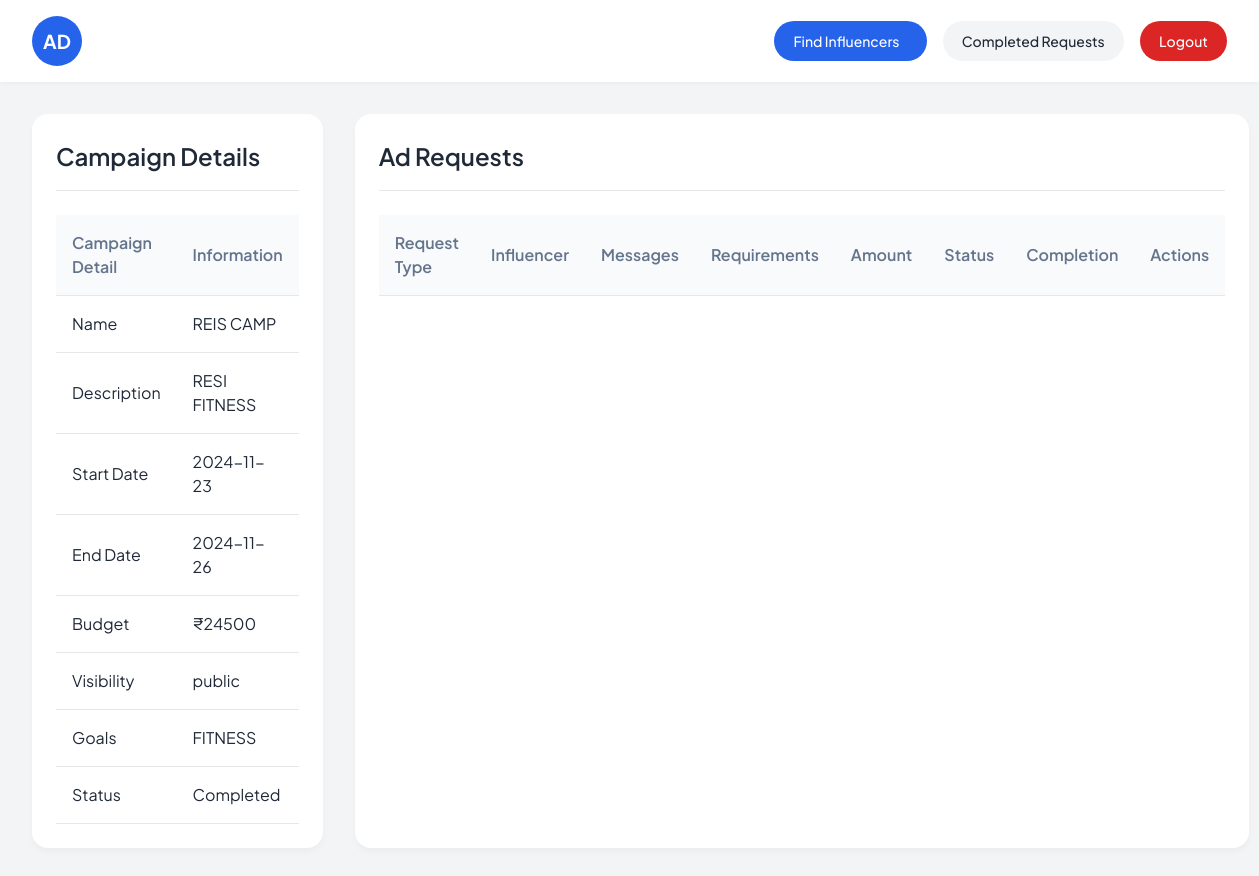
Screenshot of /sponsor/view_completed_campaign/3 (signed in) with the database file from the repository.
### Collabify/models.py (models this page shows)
class Campaign(db.Model):
    __tablename__ = "campaign"
    id = db.Column(db.Integer, primary_key=True)
    name = db.Column(db.String(40), nullable=False)
    description = db.Column(db.Text, nullable=False)
    start_date = db.Column(db.Date, nullable=False)
    end_date = db.Column(db.Date, nullable=False)
    budget = db.Column(db.Integer, nullable=False)
    visibility = db.Column(db.String(10), nullable=False)  # 'public' or 'private'
    goals = db.Column(db.Text, nullable=False)
    niche = db.Column(db.String(40), nullable=False)
    status = db.Column(db.String(20), nullable=False, default="Incomplete")
    flagged = db.Column(db.Boolean, default=False)
    user_id = db.Column(db.Integer, db.ForeignKey("user.id"), nullable=False)
    ad_requests = db.relationship(
        "AdRequest", backref="campaign", cascade="all, delete-orphan"
    )
    campaign_requests = db.relationship(
        "campaignRequest", backref="campaign", cascade="all, delete-orphan"
    )

### Collabify/sponsor.py (the view, shortened to what this page needs)
@sponsor.route("/view_completed_campaign/<int:campaign_id>")
@role_required("Sponsor")
@login_required
def view_completed_campaign(campaign_id):
    campaign = Campaign.query.get_or_404(campaign_id)
    campaignRequests = (
        campaignRequest.query.filter_by(campaign_id=campaign_id)
        .order_by(desc(campaignRequest.id))
        .all()
    )
    campaign_requests_with_details = []
    for campaign_request in campaignRequests:
        influencer = Influencer.query.get(campaign_request.influencer_id)
        if influencer:
            influencer_name = influencer.name
            campaign_requests_with_details.append(
                {
                    "request": campaign_request,
                    "influencer_name": influencer_name,
                    "request_type": "Received",
                }
            )
        else:
            flash("Influencer not found", category="error")
    adrequests = (
        AdRequest.query.filter_by(campaign_id=campaign_id)
        .order_by(desc(AdRequest.id))
        .all()
    )
    sent_requests_with_details = []
    return render_template(
        "Sponsor/view_completed_campaign.html",
        campaign=campaign,
        user=current_user,
        ad_requests=sent_requests_with_details,
        campaign_requests=campaign_requests_with_details,
    )

### Collabify/views.py (called while the page is built)
def role_required(role):
    def decorator(f):
        @wraps(f)
        def decorated_function(*args, **kwargs):
            if current_user.role != role:
                abort(403)
            return f(*args, **kwargs)
        return decorated_function
    return decorator

### Collabify/templates/Sponsor/view_completed_campaign.html (shortened to what this page needs)
{% extends "base.html" %}
{% block content %}
<nav class="top-nav">
  <div class="brand">
    <a href="{{ url_for('sponsor.dashboard') }}" class="brand-logo">AD</a>
  </div>
  <div class="nav-actions">
    {% if campaign.flagged == False and user.flagged == False %}
    <a href="{{ url_for('sponsor.browse_influencers', campaign_id=campaign.id) }}" class="nav-btn primary-btn">
      Find Influencers
    </a>
    {% endif %}
    <a href="{{url_for('sponsor.view_completed_ad_requests', campaign_id=campaign.id)}}" class="nav-btn secondary-btn">
      Completed Requests
    </a>
    <a href="{{ url_for('views.logout') }}" class="nav-btn danger-btn">Logout</a>
  </div>
</nav>
<div class="dashboard-container">
  <div class="campaign-card">
    <div class="card-header">
      <h1>Campaign Details</h1>
    </div>
    <table class="campaign-table">
      <tbody>
        <tr>
          <th>Campaign Detail</th>
          <th>Information</th>
        </tr>
        <tr>
          <td>Name</td>
          <td>{{ campaign.name }}</td>
        </tr>
        <tr>
          <td>Description</td>
          <td>{{ campaign.description }}</td>
        </tr>
        <tr>
          <td>Start Date</td>
          <td>{{ campaign.start_date.strftime('%Y-%m-%d') }}</td>
        </tr>
        <tr>
          <td>End Date</td>
          <td>{{ campaign.end_date.strftime('%Y-%m-%d') }}</td>
        </tr>
        <tr>
          <td>Budget</td>
          <td>₹{{ campaign.budget }}</td>
        </tr>
        <tr>
          <td>Visibility</td>
          <td>{{ campaign.visibility }}</td>
        </tr>
        <tr>
          <td>Goals</td>
          <td>{{ campaign.goals }}</td>
        </tr>
        <tr>
          <td>Status</td>
          <td>{{ campaign.status }}</td>
        </tr>
      </tbody>
    </table>
  </div>
  <div class="campaign-card">
    <div class="card-header">
      <h1>Ad Requests</h1>
    </div>
    <table class="requests-table">
      <thead>
        <tr>
          <th>Request Type</th>
          <th>Influencer</th>
          <th>Messages</th>
          <th>Requirements</th>
          <th>Amount</th>
          <th>Status</th>
          <th>Completion</th>
          <th>Actions</th>
        </tr>
      </thead>
    </table>
  </div>
</div>
{% endblock %}

### Collabify/static/css/main.css (style rules this page uses)
html, :host { line-height: 1.5; -webkit-text-size-adjust: 100%; -moz-tab-size: 4; -o-tab-size: 4; tab-size: 4; font-family: ui-sans-serif, system-ui, sans-serif, "Apple Color Emoji", "Segoe UI Emoji", "Segoe UI Symbol", "Noto Color Emoji"; font-feature-settings: normal; font-variation-settings: normal; -webkit-tap-highlight-color: transparent; }
body { margin: 0; line-height: inherit; }
h1, h2, h3, h4, h5, h6 { font-size: inherit; font-weight: inherit; }
a { color: inherit; text-decoration: inherit; }
table { text-indent: 0; border-color: inherit; border-collapse: collapse; }
blockquote, dl, dd, h1, h2, h3, h4, h5, h6, hr, figure, p, pre { margin: 0; }
* { margin: 0; padding: 0; }

### Collabify/static/src/input.css (style rules this page uses)
* { margin: 0; padding: 0; }

### Collabify/templates/Sponsor/view_completed_campaign.html (style rules this page uses)
* { margin: 0; padding: 0; box-sizing: border-box; }
body { font-family: 'Plus Jakarta Sans', sans-serif; background-color: #f3f4f6; color: #1f2937; }
.top-nav { background: white; padding: 1rem 2rem; display: flex; justify-content: space-between; align-items: center; box-shadow: 0 2px 4px rgba(0,0,0,0.03); position: sticky; top: 0; z-index: 100; animation: slideDown 0.5s ease-out; }
.brand { display: flex; align-items: center; gap: 1rem; }
.brand-logo { background: #2563eb; color: white; width: 50px; height: 50px; border-radius: 50%; display: flex; align-items: center; justify-content: center; font-weight: 700; font-size: 1.2rem; text-decoration: none; }
.nav-actions { display: flex; gap: 1rem; }
.nav-btn { padding: 0.6rem 1.2rem; border-radius: 9999px; border: none; font-weight: 500; font-size: 0.875rem; cursor: pointer; transition: all 0.3s ease; text-decoration: none; display: inline-flex; align-items: center; gap: 0.5rem; }
.primary-btn { background: #2563eb; color: white; }
.secondary-btn { background: #f3f4f6; color: #1f2937; }
.danger-btn { background: #dc2626; color: white; }
.dashboard-container { max-width: 1400px; margin: 0 auto; padding: 2rem; display: grid; grid-template-columns: 1fr 2fr; gap: 2rem; }
.campaign-card { background: white; border-radius: 1rem; padding: 1.5rem; box-shadow: 0 4px 6px rgba(0,0,0,0.03); animation: fadeIn 0.5s ease-out; }
.card-header { margin-bottom: 1.5rem; padding-bottom: 1rem; border-bottom: 1px solid #e5e7eb; }
.card-header h1 { font-size: 1.5rem; font-weight: 600; color: #1f2937; }
.campaign-table { width: 100%; border-collapse: collapse; }
.campaign-table th, .campaign-table td { padding: 1rem; text-align: left; border-bottom: 1px solid #e5e7eb; }
.campaign-table th { font-weight: 600; color: #64748b; background: #f8fafc; }
.requests-table { width: 100%; border-collapse: collapse; }
.requests-table th, .requests-table td { padding: 1rem; text-align: left; border-bottom: 1px solid #e5e7eb; }
.requests-table th { background: #f8fafc; font-weight: 600; color: #64748b; }

### rows the page displays
Campaign: name "REIS CAMP", description "RESI FITNESS", start_date "2024-11-23", end_date "2024-11-26", budget "24500", visibility "public", goals "FITNESS", status "Completed"
